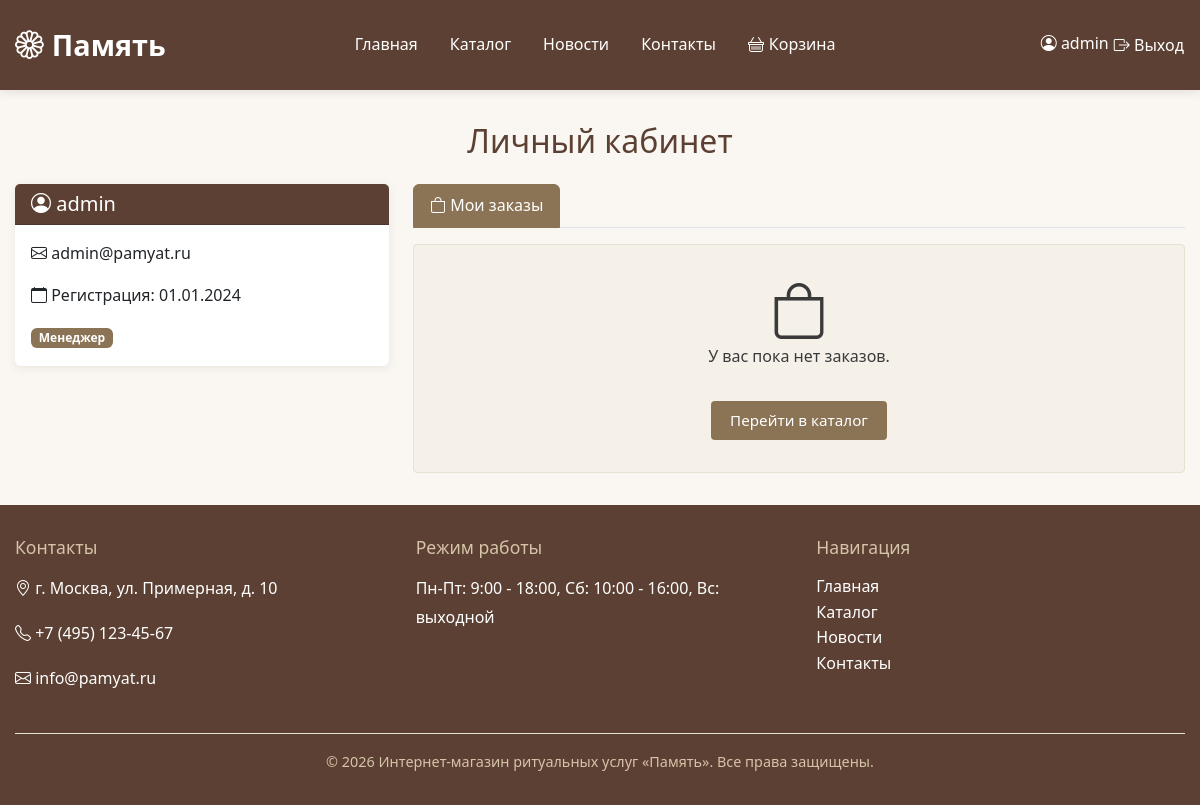
The page /users/profile/ (signed in) on the database its author committed.
### apps/core/models.py (models this page shows, shortened)
class ContactInfo(models.Model):
    phone = models.CharField("Телефон", max_length=20)
    email = models.EmailField("Email")
    address = models.TextField("Адрес")
    work_hours = models.TextField("Режим работы")
    is_active = models.BooleanField("Активно", default=True)
    class Meta:
        verbose_name = "Контактная информация"
        verbose_name_plural = "Контактная информация"

### apps/users/views.py (the view)
# urls.py: path('profile/', views.profile_view, name='profile'),
@login_required
def profile_view(request):
    orders = request.user.orders.all() if hasattr(request.user, 'orders') else []
    return render(request, 'users/profile.html', {'orders': orders})

### templates/users/profile.html (shortened to what this page needs)
{% extends 'base.html' %}
{% block content %}
<h1 class="page-title">Личный кабинет</h1>
<div class="row">
    <div class="col-lg-4 mb-4">
        <div class="card shadow-memory border-0">
            <div class="card-header" style="background-color: #5C4033; color: white;">
                <h5 class="mb-0"><i class="bi bi-person-circle"></i> {{ user.username }}</h5>
            </div>
            <div class="card-body">
                <p><i class="bi bi-envelope"></i> {{ user.email }}</p>
                <p><i class="bi bi-calendar"></i> Регистрация: {{ user.date_joined|date:"d.m.Y" }}</p>
                {% if user.is_staff %}
                <span class="badge" style="background-color: #8B7355;">Менеджер</span>
                {% endif %}
            </div>
        </div>
    </div>
    <div class="col-lg-8">
        <ul class="nav nav-tabs profile-tabs mb-3" id="profileTabs" role="tablist">
            <li class="nav-item" role="presentation">
                <button class="nav-link active" id="orders-tab" data-bs-toggle="tab" data-bs-target="#orders" type="button" role="tab">
                    <i class="bi bi-bag"></i> Мои заказы
                </button>
            </li>
        </ul>
        <div class="tab-content" id="profileTabContent">
            <div class="tab-pane fade show active" id="orders" role="tabpanel">
                {% if orders %}
                <div class="table-responsive">
                    <table class="table table-hover">
                        <thead>
                            <tr>
                                <th>№ заказа</th>
                                <th>Дата</th>
                                <th>Сумма</th>
                                <th>Статус</th>
                                <th>Действия</th>
                            </tr>
                        </thead>
                        <tbody>
                            {% for order in orders %}
                            <tr>
                                <td>#{{ order.id }}</td>
                                <td>{{ order.created_at|date:"d.m.Y H:i" }}</td>
                                <td>{{ order.get_total_price }} ₽</td>
                                <td>
                                    {% if order.status == 'new' %}
                                        <span class="badge bg-primary">Новая заявка</span>
                                    {% elif order.status == 'processing' %}
                                        <span class="badge bg-warning text-dark">В обработке</span>
                                    {% elif order.status == 'confirmed' %}
                                        <span class="badge bg-info">Подтвержден</span>
                                    {% elif order.status == 'completed' %}
                                        <span class="badge bg-success">Выполнен</span>
                                    {% elif order.status == 'cancelled' %}
                                        <span class="badge bg-danger">Отменен</span>
                                    {% endif %}
                                </td>
                                <td>
                                    <button class="btn btn-sm btn-memory-outline"
                                            data-bs-toggle="modal"
                                            data-bs-target="#orderModal{{ order.id }}">
                                        <i class="bi bi-eye"></i> Детали
                                    </button>
                                </td>
                            </tr>
                            <div class="modal fade" id="orderModal{{ order.id }}" tabindex="-1" aria-hidden="true">
                                <div class="modal-dialog modal-lg">
                                    <div class="modal-content">
                                        <div class="modal-header" style="background-color: #5C4033; color: white;">
                                            <h5 class="modal-title">Заказ #{{ order.id }}</h5>
                                            <button type="button" class="btn-close btn-close-white" data-bs-dismiss="modal" aria-label="Close"></button>
                                        </div>
                                        <div class="modal-body">
                                            <div class="row mb-3">
                                                <div class="col-md-6">
                                                    <p><strong>Дата:</strong> {{ order.created_at|date:"d.m.Y H:i" }}</p>
                                                    <p><strong>Телефон:</strong> {{ order.phone }}</p>
                                                </div>
                                                <div class="col-md-6">
                                                    <p><strong>Адрес:</strong> {{ order.address }}</p>
                                                    <p><strong>Статус:</strong>
                                                        {% if order.status == 'new' %}
                                                            <span class="badge bg-primary">Новая заявка</span>
                                                        {% elif order.status == 'processing' %}
                                                            <span class="badge bg-warning text-dark">В обработке</span>
                                                        {% elif order.status == 'confirmed' %}
                                                            <span class="badge bg-info">Подтвержден</span>
                                                        {% elif order.status == 'completed' %}
                                                            <span class="badge bg-success">Выполнен</span>
                                                        {% elif order.status == 'cancelled' %}
                                                            <span class="badge bg-danger">Отменен</span>
                                                        {% endif %}
                                                    </p>
                                                </div>
                                            </div>
                                            {% if order.comment %}
                                            <div class="alert alert-light">
                                                <strong>Комментарий:</strong> {{ order.comment }}
                                            </div>
                                            {% endif %}
                                            <h6>Состав заказа:</h6>
                                            <table class="table table-sm">
                                                <thead>
                                                    <tr>
                                                        <th>Товар</th>
                                                        <th>Цена</th>
                                                        <th>Кол-во</th>
                                                        <th>Сумма</th>
                                                    </tr>
                                                </thead>
                                                <tbody>
                                                    {% for item in order.items.all %}
                                                    <tr>
                                                        <td>{{ item.product.name|default:"Удаленный товар" }}</td>
                                                        <td>{{ item.price }} ₽</td>
                                                        <td>{{ item.quantity }}</td>
                                                        <td>{{ item.get_subtotal }} ₽</td>
                                                    </tr>
                                                    {% endfor %}
                                                </tbody>
                                                <tfoot>
                                                    <tr>
                                                        <th colspan="3" class="text-end">Итого:</th>
                                                        <th>{{ order.get_total_price }} ₽</th>
                                                    </tr>
                                                </tfoot>
                                            </table>
                                        </div>
                                        <div class="modal-footer">
                                            <button type="button" class="btn btn-memory-outline" data-bs-dismiss="modal">Закрыть</button>
                                        </div>
                                    </div>
                                </div>
                            </div>
                            {% endfor %}
                        </tbody>
                    </table>
                </div>
                {% else %}
                <div class="no-data-message">
                    <i class="bi bi-bag display-4 mb-3"></i>
                    <p>У вас пока нет заказов.</p>
                    <a href="{% url 'goods:catalog' %}" class="btn btn-memory mt-3">Перейти в каталог</a>
                </div>
                {% endif %}
            </div>
        </div>
    </div>
</div>
{% endblock %}

### templates/base.html (shortened to what this page needs)
<!DOCTYPE html>
<html lang="ru">
<head>
    <link href="https://cdn.jsdelivr.net/npm/bootstrap@5.3.2/dist/css/bootstrap.min.css" rel="stylesheet">
    <link href="https://cdn.jsdelivr.net/npm/bootstrap-icons@1.11.1/font/bootstrap-icons.css" rel="stylesheet">
    {% load static %}
    <link href="{% static 'css/styles.css' %}" rel="stylesheet">
</head>
<body>
    <header class="site-header">
        <div class="container-custom">
            <div class="header-content">
                <a href="{% url 'core:index' %}" class="logo">
                    <i class="bi bi-flower1"></i>
                    <span>Память</span>
                </a>
                <nav class="navbar navbar-expand-lg main-nav">
                    <div class="container-fluid p-0">
                        <div class="collapse navbar-collapse" id="mainMenu">
                            <ul class="navbar-nav mx-auto mb-2 mb-lg-0">
                                <li class="nav-item">
                                    <a class="nav-link" href="{% url 'core:index' %}">Главная</a>
                                </li>
                                <li class="nav-item">
                                    <a class="nav-link" href="{% url 'goods:catalog' %}">Каталог</a>
                                </li>
                                <li class="nav-item">
                                    <a class="nav-link" href="{% url 'news:news_list' %}">Новости</a>
                                </li>
                                <li class="nav-item">
                                    <a class="nav-link" href="{% url 'core:contacts' %}">Контакты</a>
                                </li>
                                <li class="nav-item">
                                    <a class="nav-link cart-icon-header" href="{% url 'cart:cart_detail' %}">
                                        <i class="bi bi-basket"></i>
                                        Корзина
                                    </a>
                                </li>
                            </ul>
                        </div>
                    </div>
                </nav>
                <div class="auth-links">
                    {% if user.is_authenticated %}
                        <a href="{% url 'users:profile' %}">
                            <i class="bi bi-person-circle"></i>
                            {{ user.username }}
                        </a>
                        <form action="{% url 'logout' %}" method="post" style="display: inline;">
                            <button type="submit" class="btn btn-link text-white p-0" style="text-decoration: none;">
                                <i class="bi bi-box-arrow-right"></i> Выход
                            </button>
                        </form>
                    {% endif %}
                </div>
            </div>
        </div>
    </header>
    <main class="main-content">
        <div class="container-custom">
            {% block content %}{% endblock %}
        </div>
    </main>
    <footer class="site-footer">
        <div class="container-custom">
            <div class="footer-content">
                <div class="footer-section">
                    <h5>Контакты</h5>
                    {% if contact_info %}
                        <address>
                            <p><i class="bi bi-geo-alt"></i> {{ contact_info.address }}</p>
                            <p><i class="bi bi-telephone"></i> <a href="tel:{{ contact_info.phone }}">{{ contact_info.phone }}</a></p>
                            <p><i class="bi bi-envelope"></i> <a href="mailto:{{ contact_info.email }}">{{ contact_info.email }}</a></p>
                        </address>
                    {% else %}
                        <p>Контактная информация загружается...</p>
                    {% endif %}
                </div>
                <div class="footer-section">
                    <h5>Режим работы</h5>
                    {% if contact_info %}
                        <p>{{ contact_info.work_hours|linebreaksbr }}</p>
                    {% else %}
                        <p>Информация о режиме работы</p>
                    {% endif %}
                </div>
                <div class="footer-section">
                    <h5>Навигация</h5>
                    <ul class="list-unstyled">
                        <li><a href="{% url 'core:index' %}">Главная</a></li>
                        <li><a href="{% url 'goods:catalog' %}">Каталог</a></li>
                        <li><a href="{% url 'news:news_list' %}">Новости</a></li>
                        <li><a href="{% url 'core:contacts' %}">Контакты</a></li>
                    </ul>
                </div>
            </div>
            <div class="copyright">
                <p>&copy; {% now "Y" %} Интернет-магазин ритуальных услуг «Память». Все права защищены.</p>
            </div>
        </div>
    </footer>
</body>
</html>

### rows shown on the page
ContactInfo: address "г. Москва, ул. Примерная, д. 10", phone "+7 (495) 123-45-67", email "info@pamyat.ru", work_hours "Пн-Пт: 9:00 - 18:00, Сб: 10:00 - 16:00, Вс: выходной"

### other values the page prints
{{ user.username }} "admin"
{{ user.email }} "admin@pamyat.ru"
{{ user.date_joined|date:"d.m.Y" }} "01.01.2024"
